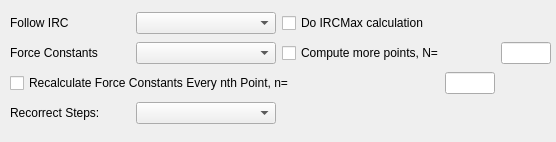
<?xml version="1.0" encoding="UTF-8"?>
<ui version="4.0">
 <class>Form</class>
 <widget class="QWidget" name="Form">
  <property name="geometry">
   <rect>
    <x>0</x>
    <y>0</y>
    <width>556</width>
    <height>142</height>
   </rect>
  </property>
  <property name="windowTitle">
   <string>Form</string>
  </property>
  <widget class="QWidget" name="">
   <property name="geometry">
    <rect>
     <x>10</x>
     <y>10</y>
     <width>541</width>
     <height>120</height>
    </rect>
   </property>
   <layout class="QGridLayout" name="gridLayout">
    <item row="1" column="1">
     <widget class="QComboBox" name="comboBox_2"/>
    </item>
    <item row="0" column="2" colspan="2">
     <widget class="QCheckBox" name="checkBox">
      <property name="maximumSize">
       <size>
        <width>200</width>
        <height>16777215</height>
       </size>
      </property>
      <property name="text">
       <string>Do IRCMax calculation</string>
      </property>
     </widget>
    </item>
    <item row="3" column="0">
     <widget class="QLabel" name="label_3">
      <property name="text">
       <string>Recorrect Steps:</string>
      </property>
     </widget>
    </item>
    <item row="1" column="0">
     <widget class="QLabel" name="label_2">
      <property name="maximumSize">
       <size>
        <width>120</width>
        <height>16777215</height>
       </size>
      </property>
      <property name="text">
       <string>Force Constants</string>
      </property>
     </widget>
    </item>
    <item row="1" column="4">
     <widget class="QLineEdit" name="lineEdit">
      <property name="maximumSize">
       <size>
        <width>50</width>
        <height>16777215</height>
       </size>
      </property>
     </widget>
    </item>
    <item row="1" column="2" colspan="2">
     <widget class="QCheckBox" name="checkBox_2">
      <property name="maximumSize">
       <size>
        <width>200</width>
        <height>16777215</height>
       </size>
      </property>
      <property name="text">
       <string>Compute more points, N=</string>
      </property>
     </widget>
    </item>
    <item row="3" column="1">
     <widget class="QComboBox" name="comboBox_3"/>
    </item>
    <item row="0" column="0">
     <widget class="QLabel" name="label">
      <property name="text">
       <string>Follow IRC</string>
      </property>
     </widget>
    </item>
    <item row="2" column="0" colspan="3">
     <widget class="QCheckBox" name="checkBox_3">
      <property name="maximumSize">
       <size>
        <width>350</width>
        <height>16777215</height>
       </size>
      </property>
      <property name="text">
       <string>Recalculate Force Constants Every nth Point, n=</string>
      </property>
     </widget>
    </item>
    <item row="0" column="1">
     <widget class="QComboBox" name="comboBox">
      <property name="maximumSize">
       <size>
        <width>140</width>
        <height>16777215</height>
       </size>
      </property>
     </widget>
    </item>
    <item row="2" column="3">
     <widget class="QLineEdit" name="lineEdit_2">
      <property name="maximumSize">
       <size>
        <width>50</width>
        <height>16777215</height>
       </size>
      </property>
     </widget>
    </item>
   </layout>
  </widget>
 </widget>
 <resources/>
 <connections/>
</ui>
